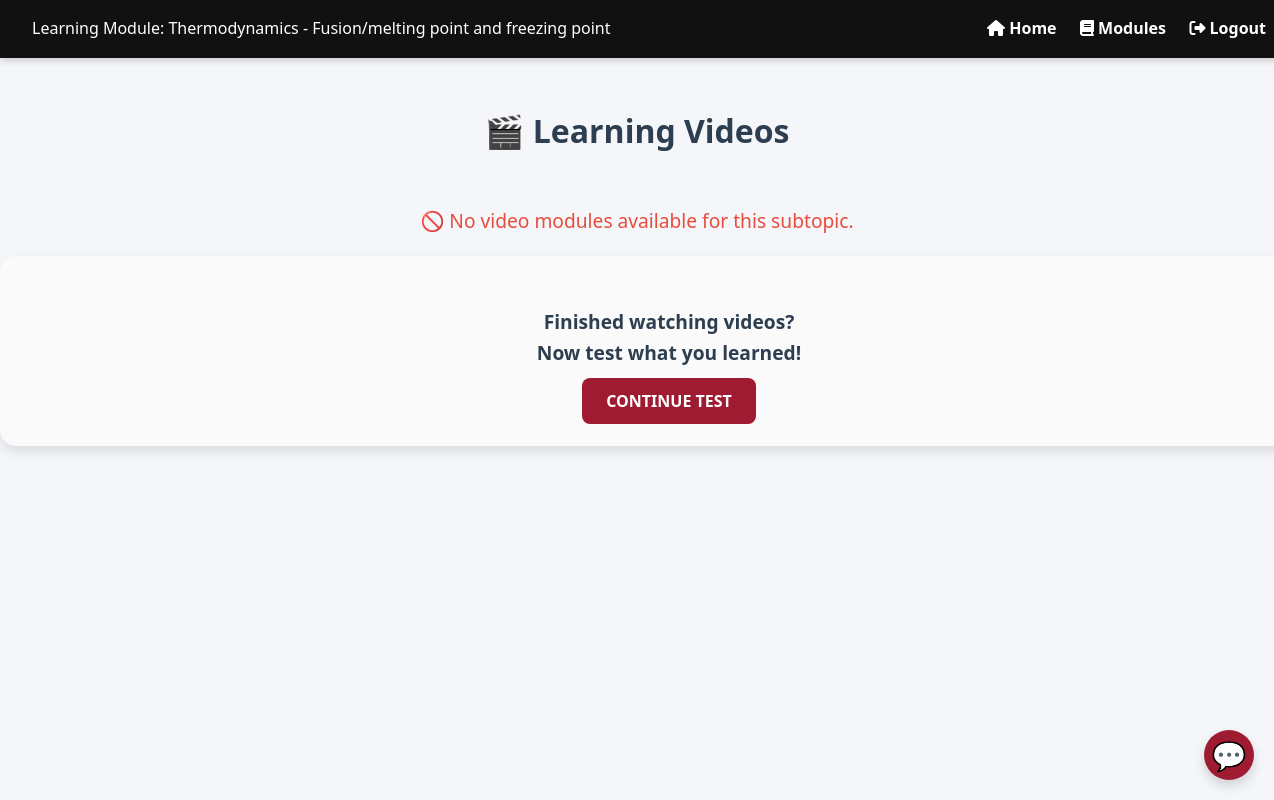
The page /learning-video/1/1/ (signed in) on the database its author committed.
### my_app/models.py (models this page shows, shortened)
class Topic(models.Model):
    topic_id = models.AutoField(primary_key=True)
    topic_name = models.CharField(max_length=30)
    topic_order = models.IntegerField()

class Subtopic(models.Model):
    topic = models.ForeignKey(Topic, related_name="subtopics", on_delete=models.CASCADE)
    subtopic_id = models.AutoField(primary_key=True)
    subtopic_name = models.CharField(max_length=255)
    subtopic_order_number = models.IntegerField()

### my_app/views.py (the view, shortened to what this page needs)
# urls.py: path('learning-video/<int:topic_id>/<int:subtopic_id>/', learning_video, name='learning_video'),
@login_required
def learning_video(request, topic_id, subtopic_id):
    student = get_object_or_404(Student, user=request.user)
    if not student.can_take_experimental_test:
        try:
            student = get_object_or_404(Student, user=request.user)
            topic = get_object_or_404(Topic, topic_id=topic_id)
            subtopic = get_object_or_404(Subtopic, subtopic_id=subtopic_id, topic=topic)
            video_progress_entries = VideoProgress.objects.filter(student=student, subtopic=subtopic)
            video_data = []
            context = {
                "topic": topic,
                "subtopic": subtopic,
                "video_data": video_data,
                "subtopic_id": subtopic_id,
                "student_id": student.student_id,
            }
            return render(request, "my_app/learning_video.html", context)
        except Exception as e:
            print("Error in learning_video:", e)
            return JsonResponse({"error": str(e)}, status=400)
    messages.error(request, "You are not authorized to access the normal test section.")
    return redirect('experiment_home')  # Replace with appropriate view name

### my_app/Templates/my_app/learning_video.html (shortened to what this page needs)
{% load static %}
<!DOCTYPE html>
<html lang="en">
<head>
    <link rel="stylesheet" href="{% static 'CSS/chatbot.css' %}?v=9">
    <link rel="stylesheet" href="{% static 'CSS/learningVideo.css' %}?v=8">
    <link rel="stylesheet" href="https://cdnjs.cloudflare.com/ajax/libs/font-awesome/6.5.0/css/all.min.css">
</head>
<body>
<nav class="navbar">
    <div class="left">
        <span class="welcome-text">Learning Module: {{ topic.topic_name }} - {{ subtopic.subtopic_name }}</span>
    </div>
    <div class="right">
        <a href="{% url 'home' %}" class="nav-link"><i class="fas fa-home"></i> Home</a>
        <a href="{% url 'modules' %}" class="nav-link"><i class="fas fa-book"></i> Modules</a>
        <a href="{% url 'logout' %}" class="nav-link"><i class="fas fa-sign-out-alt"></i> Logout</a>
    </div>
</nav>
<section class="video-section">
    <h2 class="section-title">🎬 Learning Videos</h2>
    {% if video_data %}
        {% for video in video_data %}
        <div class="video-wrapper">
            <div class="video-title">
                <i class="fas fa-video"></i> {{ video.title }}
            </div>
            <div class="video-container">
                <div class="video-overlay">
                    {% comment %} <i class="fas fa-play-circle play-icon"></i> {% endcomment %}
                </div>
                <iframe class="video-frame"
                        src="{{ video.url }}"
                        frameborder="0"
                        allow="autoplay; fullscreen"
                        allowfullscreen
                        data-video-id="{{ video.id }}"
                        data-subtopic-id="{{ subtopic_id }}"
                        data-video-title="{{ video.title }}"
                        id="video-{{ video.id }}">
                </iframe>
            </div>
            <button class="mark-watched-btn" data-video-id="{{ video.id }}" data-subtopic-id="{{ subtopic_id }}">
                Mark as Watched
            </button>
        </div>
        {% endfor %}
    {% else %}
        <p class="no-videos-message">🚫 No video modules available for this subtopic.</p>
    {% endif %}
</section>
<div class="test-navigation">
    <p class="test-prompt">Finished watching videos?<br>Now test what you learned!</p>
    <a href="{% url 'test' topic_id=topic.topic_id subtopic_id=subtopic.subtopic_id %}" class="start-btn">
        Continue Test
    </a>
</div>
<div id="chatbot-btn" onclick="toggleChatbot()">💬</div>
</body>
</html>

### my_app/Static/CSS/chatbot.css (style rules this page uses)
#chatbot-btn { position: fixed; bottom: 20px; right: 20px; background-color: #9e1b32; color: white; border-radius: 50%; width: 50px; height: 50px; font-size: 28px; font-weight: bold; text-align: center; line-height: 50px; cursor: pointer; box-shadow: 0 6px 12px rgba(0, 0, 0, 0.15); transition: background-color 0.3s ease, transform 0.2s ease; z-index: 1000; }

### rows shown on the page
Topic: topic_name "Thermodynamics"
Subtopic: subtopic_name "Fusion/melting point and freezing point"
